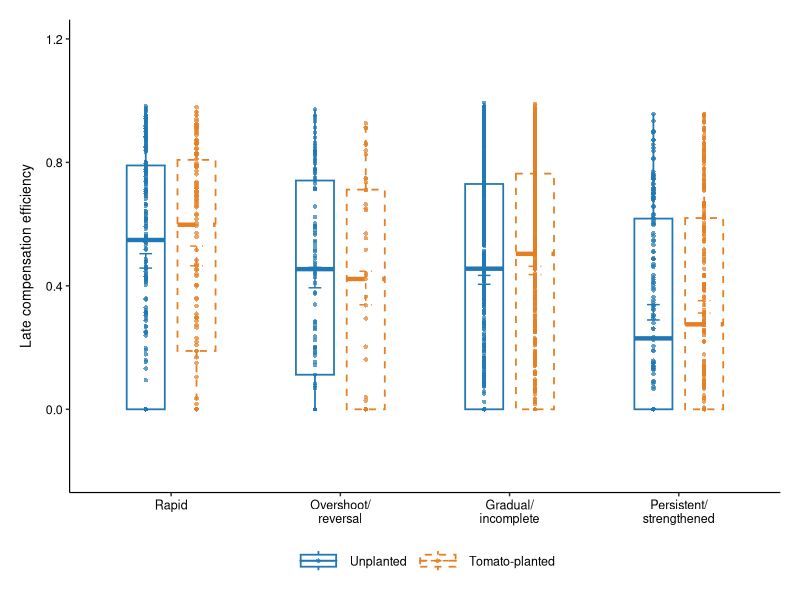
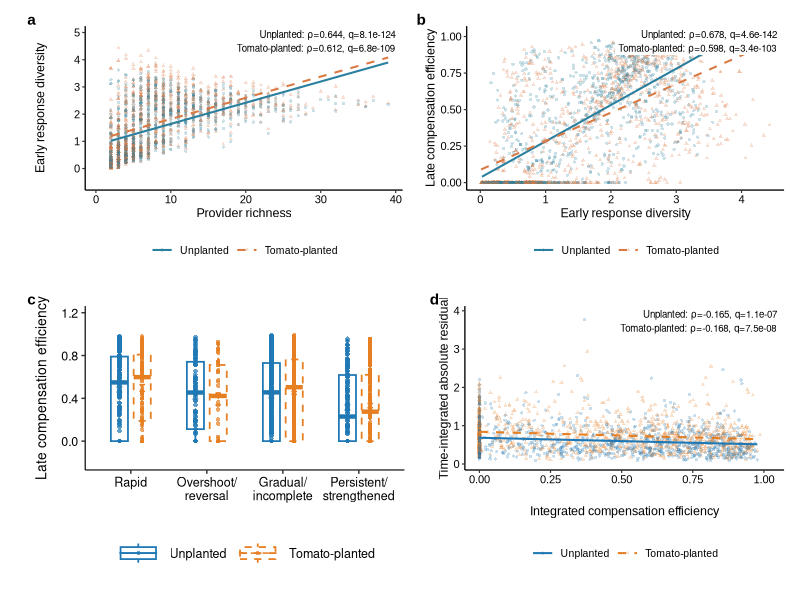
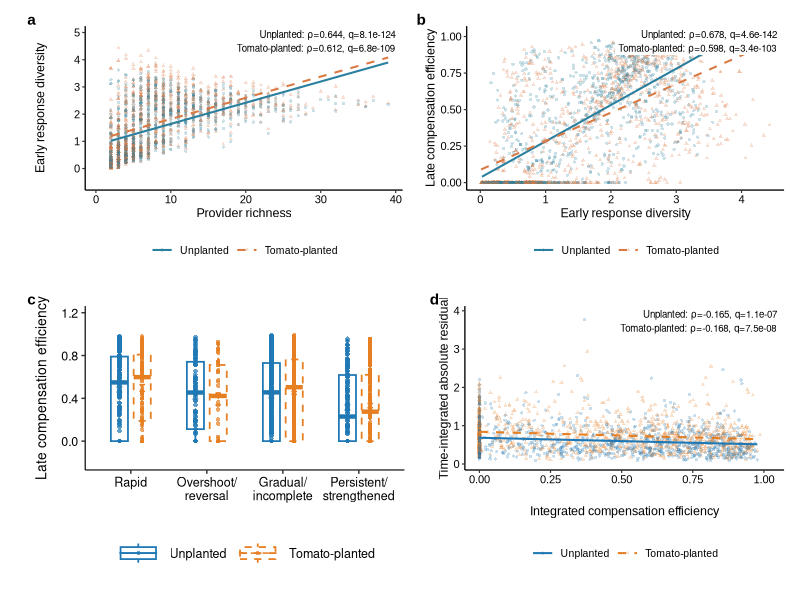

Source code (R) for these figures, in order:
library(ggplot2)
library(dplyr)
library(readr)
library(patchwork)
library(grid)

dat <- read_csv("Figure7_V3_plot_data.csv", show_col_types = FALSE)
st  <- read_csv("Figure7_V3_statistics.csv", show_col_types = FALSE)

dat <- dat %>%
  mutate(
    Context = factor(Context, levels = c("Unplanted", "Tomato-planted")),
    Recovery_class = factor(
      Recovery_class,
      levels = c("Rapid","Overshoot/reversal","Gradual/incomplete","Persistent/strengthened")
    )
  )

# Replace these with the exact colors used in Fig.1–6 if necessary.
context_cols <- c("Unplanted"="#2A7F9E", "Tomato-planted"="#D97943")
context_shapes <- c("Unplanted"=16, "Tomato-planted"=17)
context_ltypes <- c("Unplanted"="solid", "Tomato-planted"="dashed")

theme_fig <- theme_classic(base_size = 8.5) +
  theme(
    text = element_text(family="Arial", colour="black"),
    axis.title = element_text(size=9),
    axis.text = element_text(size=8, colour="black"),
    axis.line = element_line(linewidth=0.45),
    axis.ticks = element_line(linewidth=0.4),
    legend.title = element_blank(),
    legend.text = element_text(size=7.5),
    plot.margin = margin(4,6,4,4)
  )

fmt_q <- function(x){
  ifelse(x < 0.001,
         format(x, scientific=TRUE, digits=2),
         format(round(x,3), nsmall=3))
}

get_stat <- function(panel, context){
  st %>% filter(Panel==panel, Context==context) %>% slice(1)
}

# ---------- Fig. 7a ----------
sa_u <- get_stat("Fig7a","Unplanted")
sa_t <- get_stat("Fig7a","Tomato-planted")
lab_a <- paste0(
  "Unplanted: \u03C1=",sprintf("%.3f",sa_u$Spearman_rho),", q=",fmt_q(sa_u$FDR),
  "\nTomato-planted: \u03C1=",sprintf("%.3f",sa_t$Spearman_rho),", q=",fmt_q(sa_t$FDR)
)
yr_a <- range(dat$Early_RD_7_14, na.rm=TRUE)
ypad_a <- diff(yr_a)*0.12

p_a <- ggplot(dat, aes(Provider_richness, Early_RD_7_14,
                       colour=Context, shape=Context, linetype=Context)) +
  geom_point(size=1.15, alpha=0.24, stroke=0) +
  geom_smooth(method="lm", formula=y~x, se=FALSE, linewidth=0.7) +
  scale_colour_manual(values=context_cols) +
  scale_shape_manual(values=context_shapes) +
  scale_linetype_manual(values=context_ltypes) +
  coord_cartesian(
    xlim=c(0.5, NA),
    ylim=c(yr_a[1]-ypad_a, yr_a[2]+ypad_a),
    clip="off"
  ) +
  labs(x="Provider richness", y="Early response diversity") +
  annotate(
    "label",
    x=Inf, y=Inf, label=lab_a,
    hjust=1.03, vjust=1.03, size=2.45,
    label.size=0, fill="white"
  ) +
  theme_fig +
  theme(legend.position="bottom")

# ---------- Fig. 7b ----------
sb_u <- get_stat("Fig7b","Unplanted")
sb_t <- get_stat("Fig7b","Tomato-planted")
lab_b <- paste0(
  "Unplanted: \u03C1=",sprintf("%.3f",sb_u$Spearman_rho),", q=",fmt_q(sb_u$FDR),
  "\nTomato-planted: \u03C1=",sprintf("%.3f",sb_t$Spearman_rho),", q=",fmt_q(sb_t$FDR)
)
yr_b <- range(dat$Late_CE_28_70, na.rm=TRUE)
ylim_b <- c(max(0,yr_b[1]-0.08), min(1.02,yr_b[2]+0.08))

p_b <- ggplot(dat, aes(Early_RD_7_14, Late_CE_28_70,
                       colour=Context, shape=Context, linetype=Context)) +
  geom_point(size=1.15, alpha=0.24, stroke=0) +
  geom_smooth(method="lm", formula=y~x, se=FALSE, linewidth=0.7) +
  scale_colour_manual(values=context_cols) +
  scale_shape_manual(values=context_shapes) +
  scale_linetype_manual(values=context_ltypes) +
  coord_cartesian(ylim=ylim_b, clip="off") +
  labs(x="Early response diversity", y="Late compensation efficiency") +
  annotate(
    "label",
    x=Inf, y=Inf, label=lab_b,
    hjust=1.03, vjust=1.03, size=2.45,
    label.size=0, fill="white"
  ) +
  theme_fig +
  theme(legend.position="bottom")

# ---------- Fig. 7c ----------
# ========== 1. 参数预设（原配色、线型完全保留） ==========
context_cols <- c("#1F78B4", "#E67E22")  # 蓝、橙，和原图色调一致
context_ltypes <- c("solid", "dashed")     # 实线、虚线分组

# ========== 2. 纵轴范围（可按需微调边距） ==========
yr_c <- range(dat$Late_CE_28_70, na.rm = TRUE)
ylim_c <- c(max(-0.2, yr_c[1] - 0.5), min(2, yr_c[2] + 0.2))

# ========== 3. 绘图主体 ==========
p_c <- ggplot(dat, aes(x = Recovery_class, 
                       y = Late_CE_28_70,
                       colour = Context, 
                       linetype = Context)) +
  
  # --- 新增：原始散点图层（放在箱线下方，对齐分组） ---
  geom_jitter(
    position = position_dodge(width = 0.6),  # 和箱体位置严格对齐
    size = 1.2,     # 散点大小
    alpha = 0.7,    # 半透明避免重叠遮挡
    shape = 16      # 实心圆点样式
  ) +
  
  # --- 箱线图：缩窄箱体 + 确保误差棒两端显示 ---
  geom_boxplot(
    fill = NA,                     # 空心箱体，和原图风格一致
    position = position_dodge(width = 0.6),
    width = 0.45,                  # 箱体宽度缩窄，解决“箱体太长/太宽”
    outlier.shape = NA,            # 不重复显示异常值（已叠加散点）
    linewidth = 0.6,
    fatten = 2.5,                  # 中位数线加粗，更清晰
    outlier.colour = NA
  ) +
  stat_summary(
    fun = mean,
    fun.min = function(x) mean(x) - sd(x)/sqrt(length(x)),
    fun.max = function(x) mean(x) + sd(x)/sqrt(length(x)),
    geom = "errorbar",
    width = 0.15,        # 误差棒端帽宽度
    linewidth = 0.5,
    position = position_dodge(width = 0.6)
  ) +
  
  # 颜色、线型手动映射（完全沿用原逻辑）
  scale_colour_manual(values = context_cols) +
  scale_linetype_manual(values = context_ltypes) +
  
  # 纵轴范围
  coord_cartesian(ylim = ylim_c, clip = "off") +
  
  # x轴标签换行
  scale_x_discrete(
    labels = c(
      "Rapid" = "Rapid",
      "Overshoot/reversal" = "Overshoot/\nreversal",
      "Gradual/incomplete" = "Gradual/\nincomplete",
      "Persistent/strengthened" = "Persistent/\nstrengthened"
    )
  ) +
  
  labs(x = NULL, y = "Late compensation efficiency") +
  
  # 科研风格主题
  theme_classic() +
  theme(
    axis.text = element_text(size = 9, colour = "black"),
    axis.text.x = element_text(size = 9),
    axis.title.y = element_text(size = 10, margin = margin(r = 8)),
    legend.position = "bottom",
    legend.title = element_blank(),
    legend.text = element_text(size = 9),
    legend.key.width = unit(1.2, "cm"),
    axis.line = element_line(colour = "black", linewidth = 0.4),
    plot.margin = unit(c(0.5, 0.5, 0.5, 0.5), "cm")
  )

p_c

# ---------- Fig. 7d ----------
sd_u <- get_stat("Fig7d","Unplanted")
sd_t <- get_stat("Fig7d","Tomato-planted")
lab_d <- paste0(
  "Unplanted: \u03C1=",sprintf("%.3f",sd_u$Spearman_rho),", q=",fmt_q(sd_u$FDR),
  "\nTomato-planted: \u03C1=",sprintf("%.3f",sd_t$Spearman_rho),", q=",fmt_q(sd_t$FDR)
)
xr_d <- range(dat$Integrated_CE_7_70, na.rm=TRUE)
yr_d <- range(dat$Cumulative_residual_7_70, na.rm=TRUE)
xlim_d <- c(max(0,xr_d[1]-0.05), min(1.02,xr_d[2]+0.05))
ylim_d <- c(max(0,yr_d[1]-0.05), yr_d[2]+0.15)

p_d <- ggplot(dat, aes(Integrated_CE_7_70, Cumulative_residual_7_70,
                       colour=Context, shape=Context, linetype=Context)) +
  geom_point(size=1.15, alpha=0.24, stroke=0) +
  geom_smooth(method="lm", formula=y~x, se=FALSE, linewidth=0.7) +
  scale_colour_manual(values=context_cols) +
  scale_shape_manual(values=context_shapes) +
  scale_linetype_manual(values=context_ltypes) +
  coord_cartesian(xlim=xlim_d, ylim=ylim_d, clip="off") +
  labs(
    x="Integrated compensation efficiency",
    y="Time-integrated absolute residual"
  ) +
  annotate(
    "label",
    x=Inf, y=Inf, label=lab_d,
    hjust=1.03, vjust=1.03, size=2.45,
    label.size=0, fill="white"
  ) +
  theme_fig +
  theme(legend.position="bottom")

# ---------- Assemble ----------
fig7 <- (p_a | p_b) / (p_c | p_d) +
  plot_annotation(tag_levels="a") &
  theme(plot.tag=element_text(family="Arial", size=11, face="bold"))
fig7

ggsave("Figure7_V3_R.pdf", fig7, width=174, height=150, units="mm", device=cairo_pdf)
